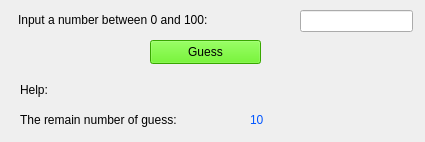
<?xml version="1.0" encoding="UTF-8"?>
<ui version="4.0">
 <class>MainWindow</class>
 <widget class="QMainWindow" name="MainWindow">
  <property name="geometry">
   <rect>
    <x>0</x>
    <y>0</y>
    <width>425</width>
    <height>142</height>
   </rect>
  </property>
  <property name="windowTitle">
   <string>Guess Number</string>
  </property>
  <widget class="QWidget" name="centralwidget">
   <widget class="QLineEdit" name="txt_input">
    <property name="geometry">
     <rect>
      <x>300</x>
      <y>10</y>
      <width>113</width>
      <height>22</height>
     </rect>
    </property>
   </widget>
   <widget class="QLabel" name="label">
    <property name="geometry">
     <rect>
      <x>18</x>
      <y>10</y>
      <width>271</width>
      <height>20</height>
     </rect>
    </property>
    <property name="styleSheet">
     <string notr="true">font: 700 12pt &quot;Segoe UI&quot;;</string>
    </property>
    <property name="text">
     <string>Input a number between 0 and 100:</string>
    </property>
   </widget>
   <widget class="QPushButton" name="btn_Check">
    <property name="geometry">
     <rect>
      <x>150</x>
      <y>40</y>
      <width>111</width>
      <height>24</height>
     </rect>
    </property>
    <property name="styleSheet">
     <string notr="true">background-color: rgb(78, 234, 0);</string>
    </property>
    <property name="text">
     <string>Guess</string>
    </property>
   </widget>
   <widget class="QLabel" name="label_2">
    <property name="geometry">
     <rect>
      <x>20</x>
      <y>110</y>
      <width>271</width>
      <height>20</height>
     </rect>
    </property>
    <property name="styleSheet">
     <string notr="true">font: 700 12pt &quot;Segoe UI&quot;;</string>
    </property>
    <property name="text">
     <string>The remain number of guess:</string>
    </property>
   </widget>
   <widget class="QLabel" name="lbl_remain">
    <property name="geometry">
     <rect>
      <x>250</x>
      <y>110</y>
      <width>271</width>
      <height>20</height>
     </rect>
    </property>
    <property name="styleSheet">
     <string notr="true">font: 700 12pt &quot;Segoe UI&quot;;
color: rgb(0, 85, 255);</string>
    </property>
    <property name="text">
     <string>10</string>
    </property>
   </widget>
   <widget class="QLabel" name="label_4">
    <property name="geometry">
     <rect>
      <x>20</x>
      <y>80</y>
      <width>51</width>
      <height>20</height>
     </rect>
    </property>
    <property name="styleSheet">
     <string notr="true">font: 700 12pt &quot;Segoe UI&quot;;</string>
    </property>
    <property name="text">
     <string>Help:</string>
    </property>
   </widget>
   <widget class="QLabel" name="lbl_help">
    <property name="geometry">
     <rect>
      <x>70</x>
      <y>80</y>
      <width>351</width>
      <height>20</height>
     </rect>
    </property>
    <property name="styleSheet">
     <string notr="true">font: 700 12pt &quot;Segoe UI&quot;;</string>
    </property>
    <property name="text">
     <string/>
    </property>
   </widget>
  </widget>
 </widget>
 <resources/>
 <connections/>
</ui>
